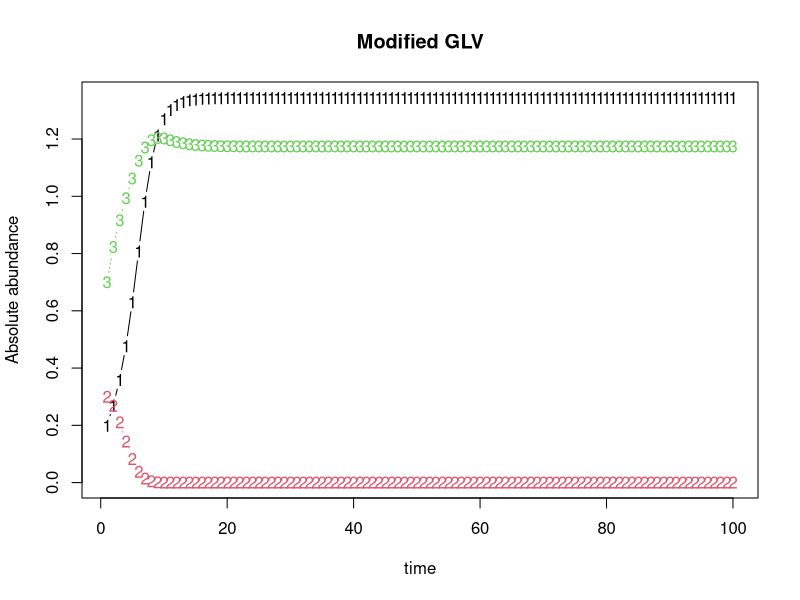
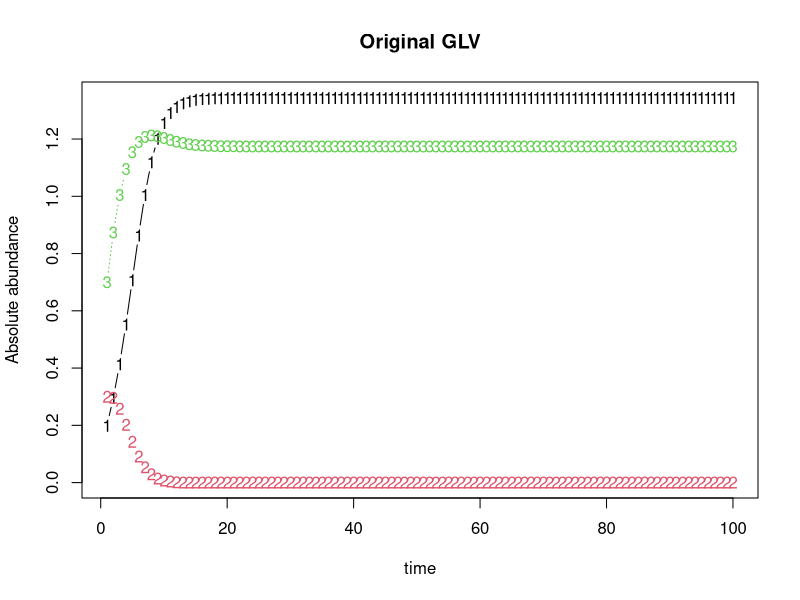

Write R code to recreate these figures, in order.
library(deSolve)

#Modified Lotka-Voltera (trait-mediated)
glv <- function(t, x, params){
  with(as.list(params, c(x)),{
    dx <- alpha*x + x*((c0+Reduce('+', mapply('*',HOI,(-exp(-x)+1),SIMPLIFY = FALSE)))%*%x)
    list(dx)
  })
}

#Original Generalized Lotka-Voltera
glv1 <- function(t, x, params){
  with(as.list(params, c(x)),{
    dx <- alpha*x + x*(c0%*%x)
    list(dx)
  })
}

#Define integration method
n.integrate <- function(time, init.x, model, params){
  as.data.frame(lsoda(init.x, time, model, params))
}

#Number of species
N <- 3

#Create matrix of HOI (effect on growth rate)
#N matrices in total, each specifying on species effect on other pairs
HOI <- list()

for (i in 1:N) {
  #Species i will have HOI with N-1 species pairwise combination
  temp <- matrix(runif(N*N, min = -0.9, max = 0.1),nrow = N)
  #HOI effect of i in j-k pair and k-j pair should be the same
  for (ro in 1:N) {
    for (co in ro:N) {
      temp[ro,co] <- temp[co,ro]
    }
  }
  #Name row and col based on species ID
  rownames(temp) <- 1:N
  colnames(temp) <- 1:N
  #i's HOI with i-otherSpecies pair is 0
  temp[i,] <- 0
  temp[,i] <- 0
  #There is no HOI on intra-species interation
  diag(temp) <- 0
  
  HOI[[i]] <- temp
}


#Define species intrinsic growth rate
alpha <- runif(N)

#Define pairwise interaction
c0 <- matrix(runif(N*N, min = -1, max = 0),nrow = N)
#Set intra-species interaction to -0.5
diag(c0) <- -0.5
#Equate i-j interaction to j-i interaction
for (ro in 1:N) {
  for (co in ro:N) {
    c0[ro,co] <- c0[co,ro]
  }
}

#Define initial density
init.x <- floor(runif(N, min=0.1, max=1)*10)/10

#Solve the ode
dat <- n.integrate(1:100, init.x, glv, list(alpha=alpha, c0=c0, HOI=HOI))
dat1 <- n.integrate(1:100, init.x, glv1, list(alpha=alpha, c0=c0))

#Plot
matplot(x=dat$time, y=dat[,-1], typ='b', xlab='time', ylab='Absolute abundance', main='Modified GLV')
matplot(x=dat1$time, y=dat1[,-1], typ='b', xlab='time', ylab='Absolute abundance', main='Original GLV')
